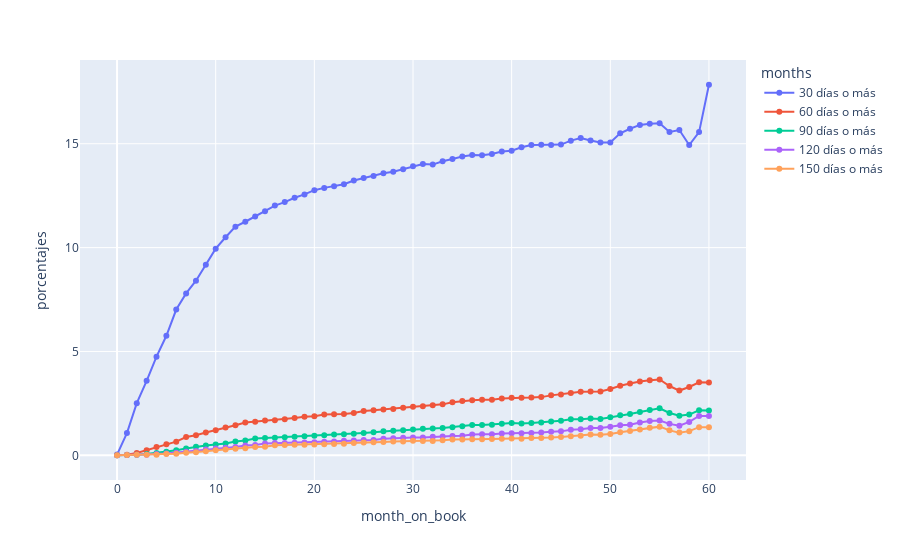

Source (notebook cell):
### Code cell
df_long = combined_df.melt(id_vars='month_on_book',
                           var_name='months',
                           value_name='porcentajes')
fig = px.line(df_long,
              x='month_on_book',
              y='porcentajes',
              color='months',
              markers=True)
fig.show()

### Figure 1 — Plotly figure (JSON) as saved in the notebook; plotly's stock layout.template omitted (floating-point values rounded to 4 significant figures)
{"data": [{"hovertemplate": "months=30 días o más<br>month_on_book=%{x}<br>porcentajes=%{y}<extra></extra>", "legendgroup": "30 días o más", "line": {"color": "#636efa", "dash": "solid"}, "marker": {"symbol": "circle"}, "mode": "markers+lines", "name": "30 días o más", "orientation": "v", "showlegend": true, "type": "scatter", "x": [0, 1, 2, 3, 4, 5, 6, 7, 8, 9, 10, 11, 12, 13, 14, 15, 16, 17, 18, 19, 20, 21, 22, 23, 24, 25, 26, 27, 28, 29, 30, 31, 32, 33, 34, 35, 36, 37, 38, 39, 40, 41, 42, 43, 44, 45, 46, 47, 48, 49, 50, 51, 52, 53, 54, 55, 56, 57, 58, 59, 60], "xaxis": "x", "y": [0.03612, 1.071, 2.512, 3.586, 4.748, 5.756, 7.017, 7.794, 8.405, 9.171, 9.949, 10.5, 11.01, 11.24, 11.5, 11.75, 12.02, 12.19, 12.4, 12.56, 12.77, 12.88, 12.95, 13.05, 13.23, 13.36, 13.45, 13.58, 13.66, 13.77, 13.91, 14.02, 14.0, 14.16, 14.27, 14.38, 14.46, 14.45, 14.51, 14.63, 14.66, 14.83, 14.94, 14.95, 14.94, 14.96, 15.15, 15.27, 15.15, 15.06, 15.06, 15.5, 15.72, 15.91, 15.96, 15.99, 15.57, 15.66, 14.94, 15.56, 17.84], "yaxis": "y"}, {"hovertemplate": "months=60 días o más<br>month_on_book=%{x}<br>porcentajes=%{y}<extra></extra>", "legendgroup": "60 días o más", "line": {"color": "#EF553B", "dash": "solid"}, "marker": {"symbol": "circle"}, "mode": "markers+lines", "name": "60 días o más", "orientation": "v", "showlegend": true, "type": "scatter", "x": [0, 1, 2, 3, 4, 5, 6, 7, 8, 9, 10, 11, 12, 13, 14, 15, 16, 17, 18, 19, 20, 21, 22, 23, 24, 25, 26, 27, 28, 29, 30, 31, 32, 33, 34, 35, 36, 37, 38, 39, 40, 41, 42, 43, 44, 45, 46, 47, 48, 49, 50, 51, 52, 53, 54, 55, 56, 57, 58, 59, 60], "xaxis": "x", "y": [0.003061, 0.02531, 0.1114, 0.2416, 0.4045, 0.5298, 0.659, 0.8824, 0.9655, 1.099, 1.209, 1.342, 1.446, 1.583, 1.618, 1.675, 1.692, 1.733, 1.796, 1.862, 1.88, 1.959, 1.974, 1.991, 2.041, 2.131, 2.167, 2.208, 2.23, 2.286, 2.338, 2.356, 2.407, 2.453, 2.555, 2.613, 2.652, 2.678, 2.677, 2.733, 2.768, 2.772, 2.782, 2.802, 2.886, 2.926, 2.999, 3.063, 3.072, 3.071, 3.191, 3.349, 3.461, 3.557, 3.616, 3.65, 3.336, 3.117, 3.29, 3.515, 3.51], "yaxis": "y"}, {"hovertemplate": "months=90 días o más<br>month_on_book=%{x}<br>porcentajes=%{y}<extra></extra>", "legendgroup": "90 días o más", "line": {"color": "#00cc96", "dash": "solid"}, "marker": {"symbol": "circle"}, "mode": "markers+lines", "name": "90 días o más", "orientation": "v", "showlegend": true, "type": "scatter", "x": [0, 1, 2, 3, 4, 5, 6, 7, 8, 9, 10, 11, 12, 13, 14, 15, 16, 17, 18, 19, 20, 21, 22, 23, 24, 25, 26, 27, 28, 29, 30, 31, 32, 33, 34, 35, 36, 37, 38, 39, 40, 41, 42, 43, 44, 45, 46, 47, 48, 49, 50, 51, 52, 53, 54, 55, 56, 57, 58, 59, 60], "xaxis": "x", "y": [0.003061, 0.01041, 0.02592, 0.06143, 0.1133, 0.1761, 0.2412, 0.3276, 0.4094, 0.4708, 0.5192, 0.5655, 0.6688, 0.7165, 0.8089, 0.8313, 0.848, 0.8641, 0.8979, 0.9124, 0.9359, 0.9703, 0.9964, 1.012, 1.036, 1.076, 1.108, 1.154, 1.185, 1.209, 1.246, 1.275, 1.293, 1.314, 1.352, 1.402, 1.464, 1.465, 1.477, 1.524, 1.557, 1.534, 1.555, 1.578, 1.63, 1.661, 1.735, 1.734, 1.767, 1.753, 1.827, 1.928, 1.991, 2.085, 2.187, 2.265, 2.038, 1.905, 1.96, 2.165, 2.16], "yaxis": "y"}, {"hovertemplate": "months=120 días o más<br>month_on_book=%{x}<br>porcentajes=%{y}<extra></extra>", "legendgroup": "120 días o más", "line": {"color": "#ab63fa", "dash": "solid"}, "marker": {"symbol": "circle"}, "mode": "markers+lines", "name": "120 días o más", "orientation": "v", "showlegend": true, "type": "scatter", "x": [0, 1, 2, 3, 4, 5, 6, 7, 8, 9, 10, 11, 12, 13, 14, 15, 16, 17, 18, 19, 20, 21, 22, 23, 24, 25, 26, 27, 28, 29, 30, 31, 32, 33, 34, 35, 36, 37, 38, 39, 40, 41, 42, 43, 44, 45, 46, 47, 48, 49, 50, 51, 52, 53, 54, 55, 56, 57, 58, 59, 60], "xaxis": "x", "y": [0.003061, 0.01041, 0.02122, 0.02388, 0.06367, 0.08755, 0.129, 0.1663, 0.2108, 0.2808, 0.3227, 0.3645, 0.3969, 0.4754, 0.4947, 0.5704, 0.5876, 0.5927, 0.6072, 0.6162, 0.6324, 0.6537, 0.6659, 0.6958, 0.7111, 0.7358, 0.7423, 0.8024, 0.8261, 0.8434, 0.8613, 0.8577, 0.8924, 0.9032, 0.9322, 0.9388, 1.005, 1.019, 1.017, 1.052, 1.057, 1.058, 1.08, 1.095, 1.129, 1.153, 1.233, 1.252, 1.32, 1.317, 1.37, 1.446, 1.477, 1.584, 1.647, 1.677, 1.514, 1.425, 1.607, 1.895, 1.89], "yaxis": "y"}, {"hovertemplate": "months=150 días o más<br>month_on_book=%{x}<br>porcentajes=%{y}<extra></extra>", "legendgroup": "150 días o más", "line": {"color": "#FFA15A", "dash": "solid"}, "marker": {"symbol": "circle"}, "mode": "markers+lines", "name": "150 días o más", "orientation": "v", "showlegend": true, "type": "scatter", "x": [0, 1, 2, 3, 4, 5, 6, 7, 8, 9, 10, 11, 12, 13, 14, 15, 16, 17, 18, 19, 20, 21, 22, 23, 24, 25, 26, 27, 28, 29, 30, 31, 32, 33, 34, 35, 36, 37, 38, 39, 40, 41, 42, 43, 44, 45, 46, 47, 48, 49, 50, 51, 52, 53, 54, 55, 56, 57, 58, 59, 60], "xaxis": "x", "y": [0.003061, 0.01041, 0.02122, 0.02388, 0.0298, 0.06408, 0.07735, 0.1251, 0.1508, 0.1992, 0.2398, 0.2812, 0.3102, 0.3375, 0.396, 0.4102, 0.4827, 0.4957, 0.5079, 0.5117, 0.5176, 0.5363, 0.5469, 0.56, 0.5954, 0.6144, 0.6234, 0.6376, 0.6618, 0.6694, 0.6952, 0.6907, 0.6941, 0.7293, 0.7574, 0.7573, 0.776, 0.7683, 0.7809, 0.7959, 0.8052, 0.799, 0.8279, 0.8378, 0.8565, 0.8862, 0.9207, 0.945, 1.003, 0.99, 1.031, 1.114, 1.173, 1.243, 1.323, 1.38, 1.202, 1.093, 1.163, 1.355, 1.35], "yaxis": "y"}], "layout": {"legend": {"title": {"text": "months"}, "tracegroupgap": 0}, "margin": {"t": 60}, "xaxis": {"anchor": "y", "domain": [0, 1], "title": {"text": "month_on_book"}}, "yaxis": {"anchor": "x", "domain": [0, 1], "title": {"text": "porcentajes"}}}}
